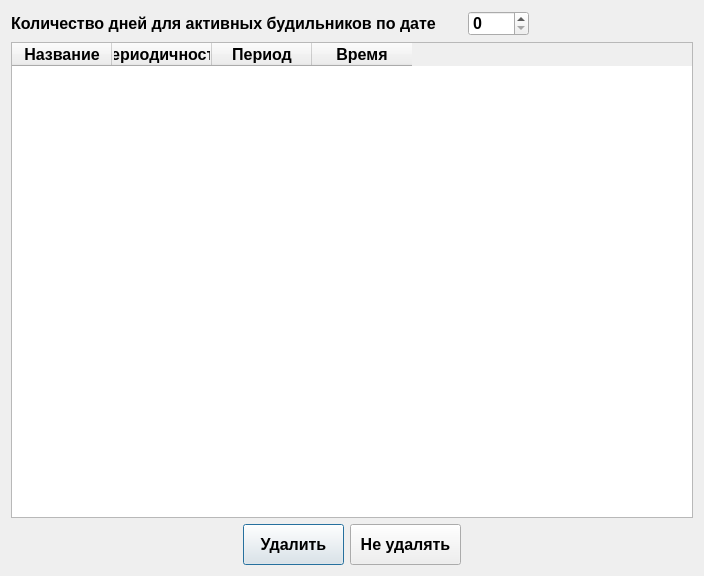
<?xml version="1.0" encoding="UTF-8"?>
<ui version="4.0">
 <class>Clock_Timer_del</class>
 <widget class="QDialog" name="Clock_Timer_del">
  <property name="geometry">
   <rect>
    <x>0</x>
    <y>0</y>
    <width>704</width>
    <height>576</height>
   </rect>
  </property>
  <property name="minimumSize">
   <size>
    <width>652</width>
    <height>454</height>
   </size>
  </property>
  <property name="maximumSize">
   <size>
    <width>847</width>
    <height>577</height>
   </size>
  </property>
  <property name="windowTitle">
   <string>Сообщение</string>
  </property>
  <property name="windowIcon">
   <iconset>
    <normaloff>:/delete_remove_page_document_16678.ico</normaloff>:/delete_remove_page_document_16678.ico</iconset>
  </property>
  <property name="sizeGripEnabled">
   <bool>false</bool>
  </property>
  <property name="modal">
   <bool>false</bool>
  </property>
  <layout class="QGridLayout" name="gridLayout">
   <item row="0" column="0">
    <layout class="QHBoxLayout" name="horizontalLayout">
     <item>
      <widget class="QLabel" name="label_kol_d">
       <property name="minimumSize">
        <size>
         <width>451</width>
         <height>25</height>
        </size>
       </property>
       <property name="maximumSize">
        <size>
         <width>451</width>
         <height>25</height>
        </size>
       </property>
       <property name="font">
        <font>
         <pointsize>12</pointsize>
         <weight>75</weight>
         <bold>true</bold>
        </font>
       </property>
       <property name="contextMenuPolicy">
        <enum>Qt::CustomContextMenu</enum>
       </property>
       <property name="text">
        <string>Количество дней для активных будильников по дате</string>
       </property>
      </widget>
     </item>
     <item>
      <widget class="QSpinBox" name="spinB_kol_d">
       <property name="minimumSize">
        <size>
         <width>61</width>
         <height>25</height>
        </size>
       </property>
       <property name="maximumSize">
        <size>
         <width>61</width>
         <height>25</height>
        </size>
       </property>
       <property name="font">
        <font>
         <pointsize>12</pointsize>
         <weight>75</weight>
         <bold>true</bold>
        </font>
       </property>
       <property name="contextMenuPolicy">
        <enum>Qt::CustomContextMenu</enum>
       </property>
       <property name="maximum">
        <number>365</number>
       </property>
       <property name="value">
        <number>0</number>
       </property>
      </widget>
     </item>
     <item>
      <spacer name="horizontalSpacer_2">
       <property name="orientation">
        <enum>Qt::Horizontal</enum>
       </property>
       <property name="sizeHint" stdset="0">
        <size>
         <width>40</width>
         <height>20</height>
        </size>
       </property>
      </spacer>
     </item>
    </layout>
   </item>
   <item row="1" column="0">
    <widget class="QTableWidget" name="tableWidget_day_alarm">
     <property name="font">
      <font>
       <pointsize>12</pointsize>
       <weight>75</weight>
       <italic>false</italic>
       <bold>true</bold>
      </font>
     </property>
     <property name="contextMenuPolicy">
      <enum>Qt::CustomContextMenu</enum>
     </property>
     <property name="editTriggers">
      <set>QAbstractItemView::NoEditTriggers</set>
     </property>
     <attribute name="verticalHeaderVisible">
      <bool>false</bool>
     </attribute>
     <column>
      <property name="text">
       <string>Название</string>
      </property>
     </column>
     <column>
      <property name="text">
       <string>Периодичность</string>
      </property>
     </column>
     <column>
      <property name="text">
       <string>Период</string>
      </property>
     </column>
     <column>
      <property name="text">
       <string>Время</string>
      </property>
     </column>
    </widget>
   </item>
   <item row="2" column="0">
    <layout class="QHBoxLayout" name="horizontalLayout_2">
     <item>
      <spacer name="horizontalSpacer_3">
       <property name="orientation">
        <enum>Qt::Horizontal</enum>
       </property>
       <property name="sizeHint" stdset="0">
        <size>
         <width>40</width>
         <height>20</height>
        </size>
       </property>
      </spacer>
     </item>
     <item>
      <widget class="QPushButton" name="pushB_del">
       <property name="minimumSize">
        <size>
         <width>101</width>
         <height>41</height>
        </size>
       </property>
       <property name="maximumSize">
        <size>
         <width>101</width>
         <height>41</height>
        </size>
       </property>
       <property name="font">
        <font>
         <pointsize>12</pointsize>
         <weight>75</weight>
         <bold>true</bold>
        </font>
       </property>
       <property name="contextMenuPolicy">
        <enum>Qt::CustomContextMenu</enum>
       </property>
       <property name="text">
        <string>Удалить</string>
       </property>
      </widget>
     </item>
     <item>
      <widget class="QPushButton" name="pushB_exit">
       <property name="minimumSize">
        <size>
         <width>111</width>
         <height>41</height>
        </size>
       </property>
       <property name="maximumSize">
        <size>
         <width>111</width>
         <height>41</height>
        </size>
       </property>
       <property name="font">
        <font>
         <pointsize>12</pointsize>
         <weight>75</weight>
         <bold>true</bold>
        </font>
       </property>
       <property name="contextMenuPolicy">
        <enum>Qt::CustomContextMenu</enum>
       </property>
       <property name="text">
        <string>Не удалять</string>
       </property>
      </widget>
     </item>
     <item>
      <spacer name="horizontalSpacer_4">
       <property name="orientation">
        <enum>Qt::Horizontal</enum>
       </property>
       <property name="sizeHint" stdset="0">
        <size>
         <width>40</width>
         <height>20</height>
        </size>
       </property>
      </spacer>
     </item>
    </layout>
   </item>
  </layout>
 </widget>
 <resources>
  <include location="Clock_new_p.qrc"/>
 </resources>
 <connections/>
</ui>
